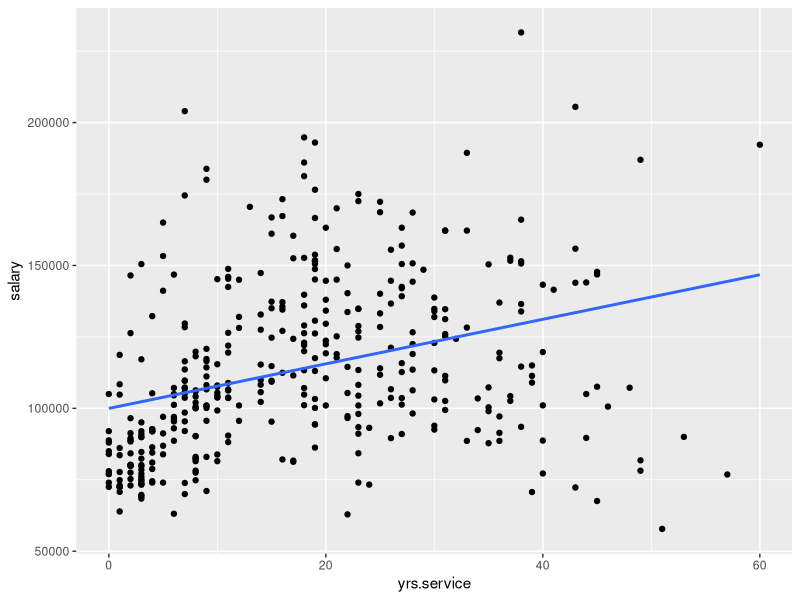
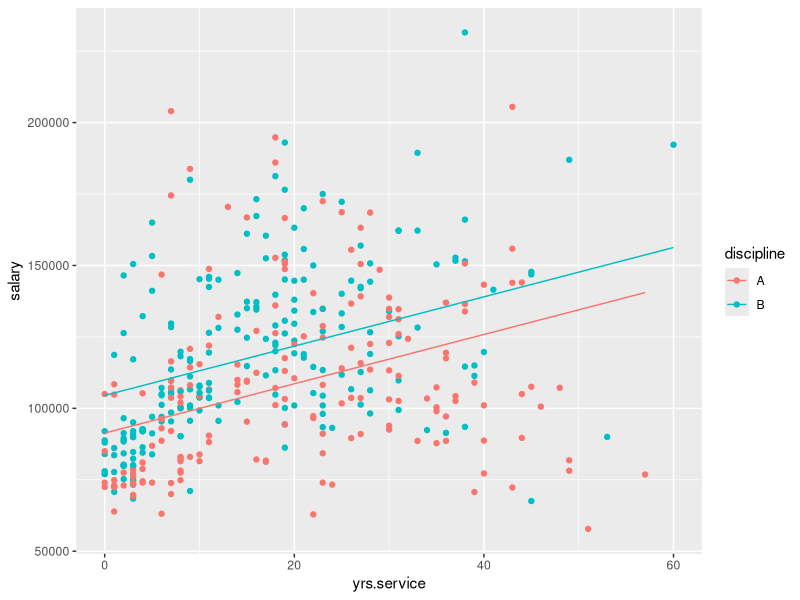
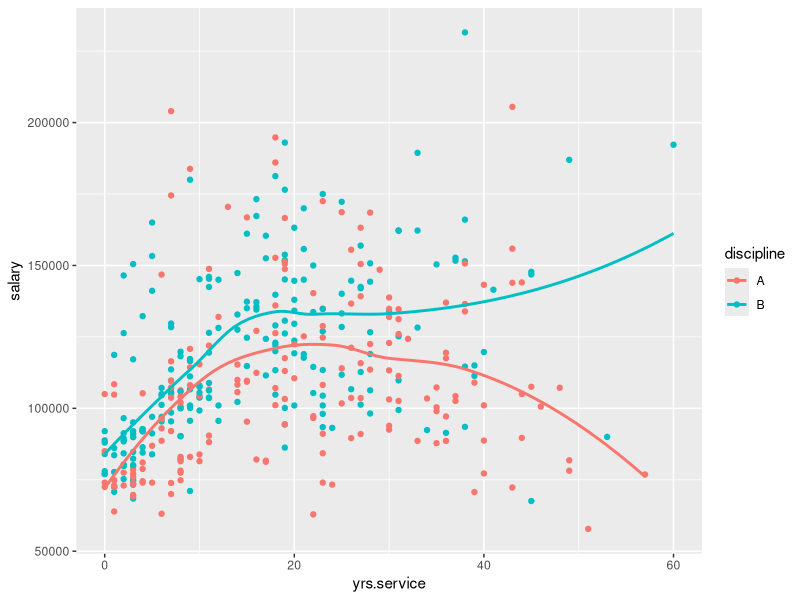

Write R code to recreate these figures, in order.
### Stats with R Exercise sheet 7

##############################################################################
#Week8: Checking Assumptions underlying ANOVA and linear regression
##############################################################################

## This exercise sheet contains the exercises that you will need to complete and 
## submit by 23:55 on Thursday, December 28. Write the code below the questions. 
## If you need to provide a written answer, comment this out using a hashtag (#). 
## Submit your homework via cms

## Please write below your (and your teammates) name, matriculation number. 
## Name:
## Matriculation number:
## Name:
## Matriculation number:
## Name:
## Matriculation number:

###############################################################################
###############################################################################

# The following line of code clears your workspace.

rm(list = ls())

################################
### Please, use ggplot to make plots in all exercises unless specified differently!
################################

################################
### Exercise 1 ANOVA assumptions
################################
library(MASS)
library(dplyr)
library(tidyr)
library(ggplot2)
library(car)
library(ggplot2)

data_long = anorexia%>% pivot_longer(c(Postwt,Prewt), names_to = "Time", values_to = "Weight") %>%
  mutate(Time = factor(Time, levels=c("Prewt","Postwt")))
## a) Please rerun the two-way interaction model from sheet 5 (modelling weight by time and treatment and
##  their interaction for the data_long data set)

## b) Run the levene test for this model

## c) What do you conclude?

## d) Look at homoscedacity using plots instead

################################
### Exercise 2 LM assumptions
################################

##a) Load the dataset Salaries from package carData and store it in a variable called data. 
# Familiarize yourself with the content of the dataset: https://r-data.pmagunia.com/dataset/r-dataset-package-car-salaries

data <- Salaries

## b) Run a simple regression, just including 'years in service' as predictor and salary as the dependent variable
##  Store it in lm1

lm1 <- lm(formula = salary ~ yrs.service, data=data)

## c) Report and explain the effect of 'years in service'

#### For every year in service, salary increases by 779.6 dollars.

## d) Make a scatterplot of salary by 'years in service', including the regression line

ggplot(data, aes(x=yrs.service, y=salary)) +
  geom_point() +
  geom_smooth(method='lm', se=FALSE)

## e) Next, fit a model of salary including 'years in service' and discipline as predictors, store it in lm2

lm2 <- lm(formula = salary ~ yrs.service + discipline + 0, data=data)

## f) Report and explain the effects of 'years in service' and discipline.

#### For every year in service, salary is expected to increase by 862.8 dollars. 
#### The salary with no years of service is expected to be 91335.8 dollars if 
#### the professor is of discipline A. The salary with no years of service is
#### expected to be 104519.9 dollars if the professor is of discipline B.

##  Next we want to plot a model where both predictors are shown. For those we first store the predicted values
## of our model:
data$sal_pred = fitted(lm2)

## g) Now, plot the original data (salary by 'years in service' with different colors for disicpline), but use the 
## fitted values (sal_pred) inside geom_smooth() or geom_line(), otherwise, it will display regression lines 
## assuming an interaction
## The resulting plot should show the data points in different colors and two parallel regression lines.

ggplot(data, aes(x=yrs.service, y=salary, color=discipline)) +
  geom_point() +
  geom_line(data=data,aes(x=yrs.service, y=sal_pred, color=discipline))

## h) Run a regression model that includes also the interaction between 'years in service' and discipline and store it
##  as lm3

lm3 <- lm(formula = salary ~ yrs.service + discipline + 
            yrs.service * discipline + 0, data=data)

## i) Plot the results of the model! (This time no need to specify the pred data set)

ggplot(data, aes(x=yrs.service, y=salary, color=discipline)) +
  geom_point() +
  geom_smooth(se=FALSE)

## j) Report the results of lm3 and interpret with the help of the graph in i)

#### For professors of discipline A, salary is predicted to increase rapidly
#### until about 15 years of service, plateau until about 35 years of service
#### and increase at a moderate rate thereafter.

#### For professors of discipline B, salary is predicted to rapidly increase 
#### until about 10 years of service, increase at a steadily decreasing rate  
#### until about 20 years of service and then decrease at a steadily increasing
#### rate thereafter.

## k) To do model checking on your model lm3, i.e. inspect the standard model plots provided by R (no ggplot, 
## see lecture notes for syntax)

## l) Which plot do you turn to to check for homogeneity of residuals (homoscedasticity)? What do you conclude?

## m) Which one do you use for normality of residuals? What is your conclusion?

################################
### Exercise 3 LM outliers
################################

## a) run a lm model on the same data set, but this time, using the predictors discipline and yrs since phd 
##  and their interaction and assign the result to lm4

lm4 <- lm(formula = salary ~ yrs.since.phd + discipline + 
            yrs.since.phd * discipline + 0, data=data)

## b) look at the model summary. Which effects are significant?

#### The effect of years since phd and discipline on salary are significant with
#### alpha = 0.05; however, the effect of the interaction between years since phd 
#### and discipline on salary is not significant.

## c) How do you check for influential data points (aka bad outliers)?

## d) Try fitting the same model with the most suspicious data point excluded. What do you find?
